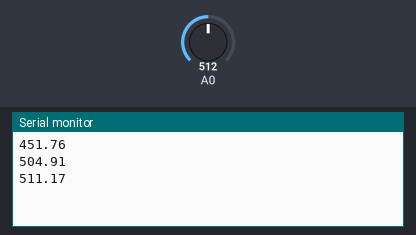
Bench run of a sketch on a simulated Arduino Uno, built with avr-gcc and run on an emulated ATmega328P. On the bench: the last lines printed to the serial monitor. Inputs (shaded band) come from the test bench; at power-on: A0 = 512.

Above: at 1.2 s.
1.3 s: A0 set to 716
At 1.9 s:
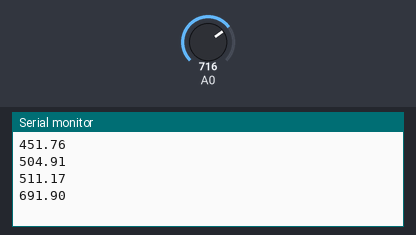
2.8 s: A0 set to 900
At 3.4 s:
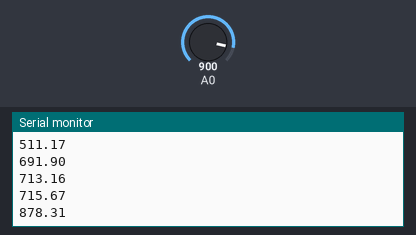
Timing chart, 0 to 5.8 s (numbered marks = the images above; inputs shaded):
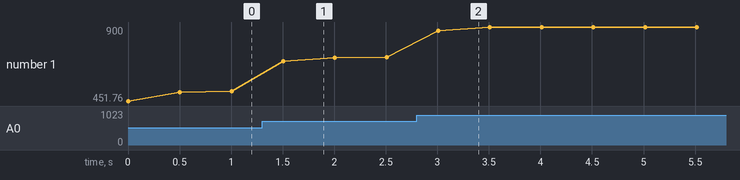

The sketch:

Lab03-03-1.ino
```cpp
int val,i;
double Vin, sensorValue, sensorVoltage,R1;
double  ResisterValue = 4095;
void setup() {
  Serial.begin(9600);
}

void loop() {
  for (i = 0; i <= 5; i++)
    sensorValue = 0.7 * sensorValue + 0.3 * analogRead(A0);
  sensorVoltage = sensorValue * 2.5 / 4095;
  R1 = sensorVoltage * ResisterValue / 2.5;

  Serial.println(R1);
  delay(500);
}
```

Measured:
- after the input at 1.3 s, the serial monitor: prints a new line after 0.21 s (image 1)
- after the input at 2.8 s, the serial monitor: prints a new line after 0.21 s (image 2)
- plotted number 1: 511.17 → 715.67 after the input at 1.3 s, 715.67 → 900 after the input at 2.8 s
